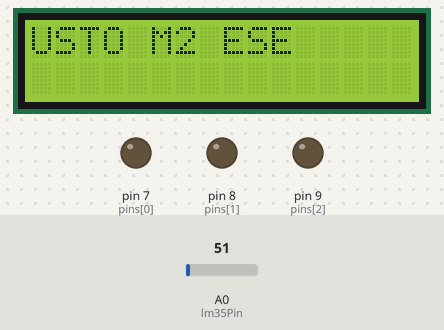
This sketch was run on a simulated Arduino Uno, built with avr-gcc and run on an emulated ATmega328P. Parts: 16×2 character LCD, output pins drawn as LEDs (lit = HIGH). The test bench sets the inputs (shaded band); at power-on: A0 (lm35Pin) = 51. What the sketch prints to the serial monitor is not drawn.

Above: at 2.2 s.
At 7.3 s:
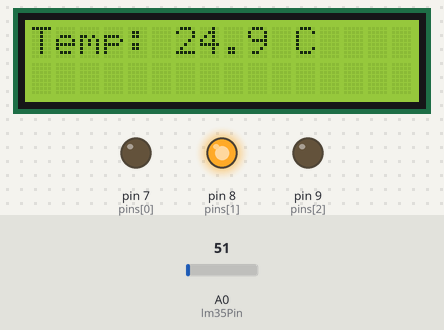
7.4 s: A0 (lm35Pin) set to 67
At 9.1 s:
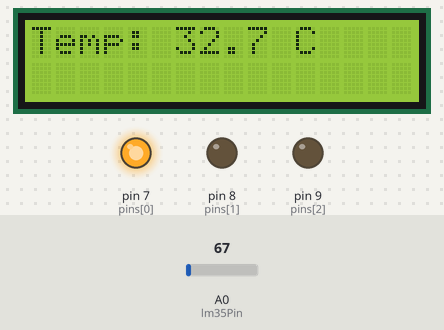
9.6 s: A0 (lm35Pin) set to 30
At 12.3 s:
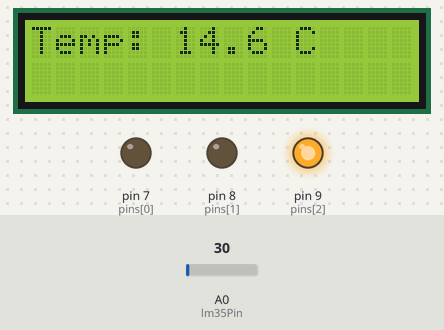
12.6 s: A0 (lm35Pin) set to 15
At 13.0 s:
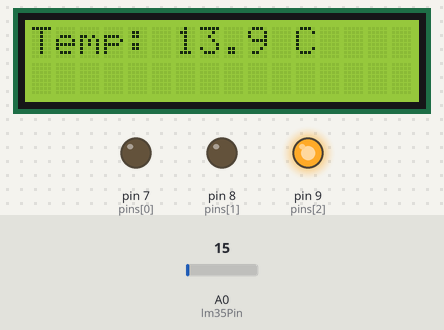
Timing chart, 0 to 15.6 s (numbered marks = the images above; inputs shaded):
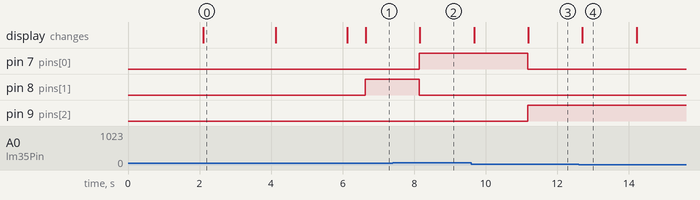

Measured:
- the behaviour switches between 61 and 62 on A0 (lm35Pin) (found by bisection; images 1 and 2)
- after the input at 7.4 s, pin 7 (pins[0]): LOW → HIGH after 0.75 s; pin 8 (pins[1]): HIGH → LOW after 0.75 s; the display: changes after 0.76 s (image 2)
- after the input at 9.6 s, pin 7 (pins[0]): HIGH → LOW after 1.6 s; pin 9 (pins[2]): LOW → HIGH after 1.6 s; the display: first changes after 0.08 s (image 3 shows a later state)
- after the input at 12.6 s, the display: changes after 0.11 s (image 4)
- what the display in image 0 shows lasts 2.0 s, from 2.1 s to 4.1 s
- what the display in image 4 shows lasts 1.5 s, from 12.7 s to 14.2 s

The sketch:

source.ino
```cpp
#include <LiquidCrystal_I2C.h>
LiquidCrystal_I2C lcd(0x27, 16, 2);
unsigned char pins[] = {7,8,9};
const int lm35Pin = A0;
float temperatureC = 0.0;

void setup() {
  lcd.init();
  lcd.backlight();
  lcd.clear();
  lcd.setCursor(0, 0);
  lcd.print("PRESENTED BY : ");
  lcd.setCursor(0,1);
  lcd.print("DALI ABDELLATIF");
  delay(2000);
  lcd.clear();
  lcd.setCursor(0, 0);
  lcd.print("USTO M2 ESE");
  delay(2000);
  lcd.clear();
  lcd.print("WAIT FOR TEMP ..");
  delay(2000);
  lcd.clear();
  for(unsigned char i = 0; i < 3; ++i)
    pinMode(pins[i], OUTPUT);
  //analogReference(INTERNAL);
  Serial.begin(9600);
}

void loop() {
  temperatureC = readTemperature();
  if(temperatureC >= 0.0 && temperatureC <= 15.0) // IF TEMPERATURE IS BETWEEN [0, 10], WHITE LED ON
  {
    digitalWrite(pins[0], LOW);
    digitalWrite(pins[1], LOW);
    digitalWrite(pins[2], HIGH);
  }
  else if(temperatureC > 15.0 && temperatureC <= 30.0) // IF TEMPERATURE IS BETWEEN [11, 20], GREEN LED ON
  {
    digitalWrite(pins[0], LOW);
    digitalWrite(pins[1], HIGH);
    digitalWrite(pins[2], LOW);
  }
  else        // IF TEMPERATURE >= 21, RED LED ON
  {
    digitalWrite(pins[0], HIGH);
    digitalWrite(pins[1], LOW);
    digitalWrite(pins[2], LOW);
  }
  lcd.setCursor(0, 0);
  lcd.print("Temp: ");
  lcd.print(temperatureC, 1);
  lcd.print(" C ");
  Serial.println(temperatureC);
  delay(1000);

}

float readTemperature()
{
  const int numReadings = 10;
  float total = 0;

  for (int i = 0; i < numReadings; i++)
  {
    int analogValue = analogRead(lm35Pin);
    float voltage = analogValue * (5.0 / 1024.0);
    total += voltage * 100;
    delay(50);
  }

  return total / numReadings; // Return average temperature
}
```
